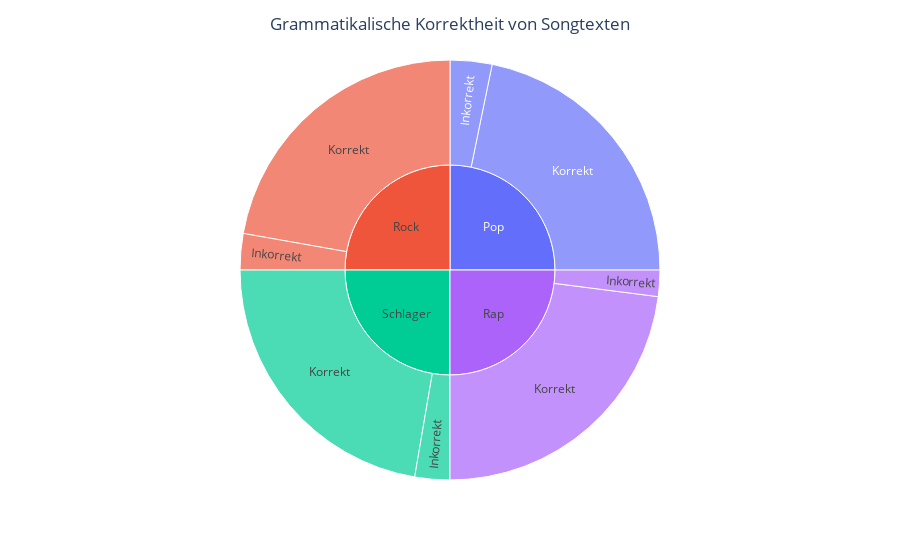

The notebook cell this image was saved under:
### Code cell
fig = px.sunburst(grammar_per_genre_new, path=['genres', "score_type"], values='score' )

fig.update_layout(
    title={
        'text': "Grammatikalische Korrektheit von Songtexten",
        'x': 0.5
    }
)

fig.show()

### Figure 1 — Plotly figure (JSON) as saved in the notebook; plotly's stock layout.template omitted (floating-point values rounded to 4 significant figures)
{"data": [{"branchvalues": "total", "domain": {"x": [0, 1], "y": [0, 1]}, "hovertemplate": "labels=%{label}<br>score=%{value}<br>parent=%{parent}<br>id=%{id}<extra></extra>", "ids": ["Pop/Inkorrekt", "Rap/Inkorrekt", "Rock/Inkorrekt", "Schlager/Inkorrekt", "Pop/Korrekt", "Rap/Korrekt", "Rock/Korrekt", "Schlager/Korrekt", "Pop", "Rap", "Rock", "Schlager"], "labels": ["Inkorrekt", "Inkorrekt", "Inkorrekt", "Inkorrekt", "Korrekt", "Korrekt", "Korrekt", "Korrekt", "Pop", "Rap", "Rock", "Schlager"], "name": "", "parents": ["Pop", "Rap", "Rock", "Schlager", "Pop", "Rap", "Rock", "Schlager", "", "", "", ""], "type": "sunburst", "values": [12.89, 8.115, 11.16, 10.77, 87.11, 91.88, 88.84, 89.23, 100, 100.0, 100, 100]}], "layout": {"legend": {"tracegroupgap": 0}, "margin": {"t": 60}, "title": {"text": "Grammatikalische Korrektheit von Songtexten", "x": 0.5}}}
